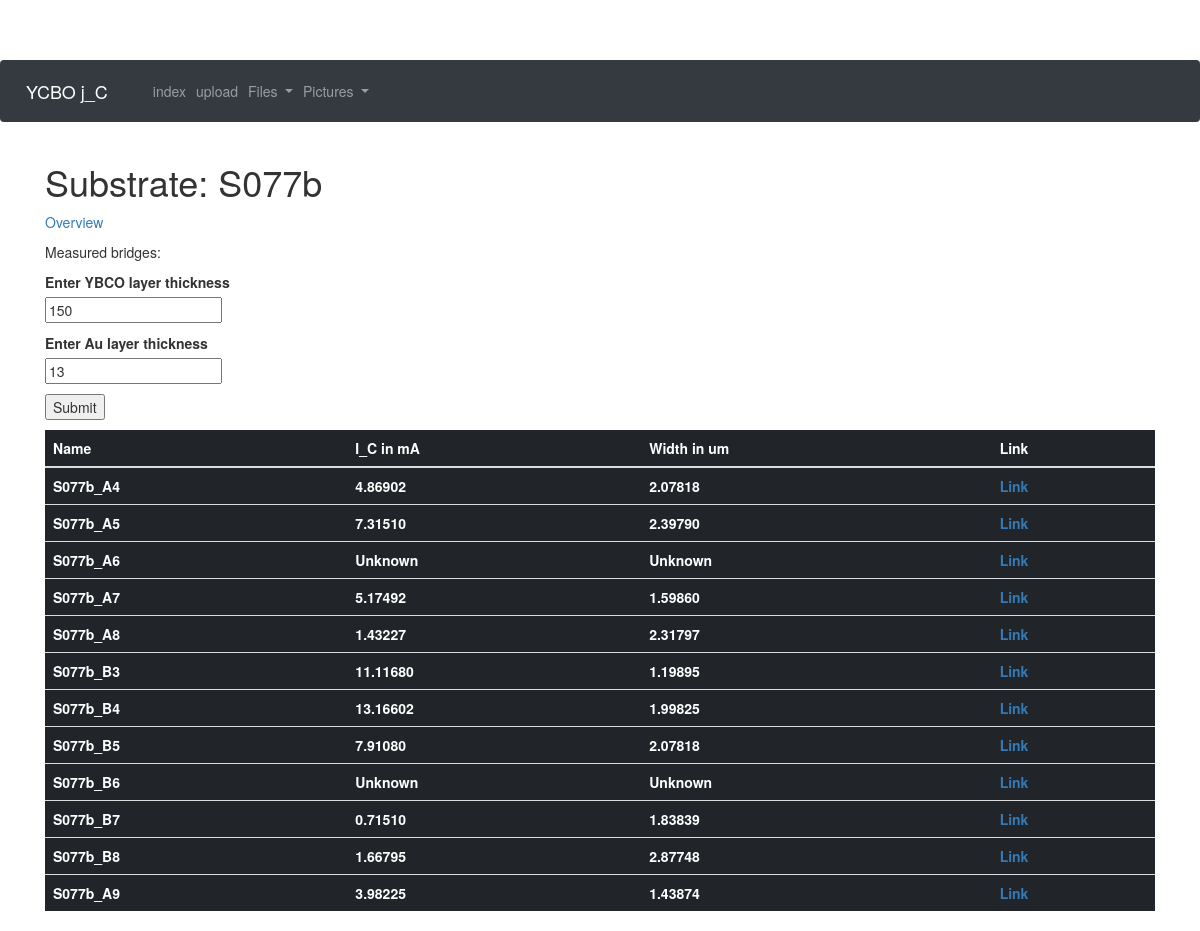
/substrate/S077b, run on the app's committed database.
### app/models.py (models this page shows, shortened)
class Substrate(db.Model):
    id = db.Column(db.Integer, primary_key = True)
    substratename = db.Column(db.String(32))
    Au_layer = db.Column(db.Integer)
    YBCO_layer = db.Column(db.Integer)
    bridges = db.relationship("Bridge", backref = "substrate", lazy="dynamic")

class Bridge(db.Model):
    id = db.Column(db.Integer, primary_key = True)
    substrate_id = db.Column(db.Integer, db.ForeignKey("substrate.id"))
    bridgename = db.Column(db.String(32))
    j_C = db.Column(db.Float)
    res = db.Column(db.Float)
    bridgewitdh = db.Column(db.Float)
    documents = db.relationship("Document", backref = "bridge", lazy = "dynamic")
    pictures = db.relationship("Picture", backref = "bridge", lazy = "dynamic")

### app/routes.py (the view)
@app.route("/substrate/<substratename>", methods=["POST","GET"])
def substrate(substratename):
    substrate = Substrate.query.filter_by(substratename=substratename).first_or_404()
    form = SubstrateEditForm()
    form.YBCO_layer.default = substrate.YBCO_layer
    form.Au_layer.default = substrate.Au_layer
    if request.method =="POST":
        if form.submit_layer.data:
            substrate.YBCO_layer = form.YBCO_layer.data
            substrate.Au_layer = form.Au_layer.data
            db.session.add(substrate)
            db.session.commit()
    return render_template("substrate.html", substrate = substrate, form = form)

### app/forms.py
class SubstrateEditForm(FlaskForm):
    YBCO_layer = StringField("Enter YBCO layer thickness")
    Au_layer = StringField("Enter Au layer thickness")
    submit_layer = SubmitField("Submit")

### app/templates/substrate.html (shortened to what this page needs)
{% extends "base.html" %}
{% block content %}
<h1>Substrate: {{substrate.substratename}}</h1>
<p><a href="{{url_for('index')}}">Overview</a></p>
<p>Measured bridges:<p>
<form action="" method="post">
  <p>
    {{ form.YBCO_layer.label }}<br>
    {{ form.YBCO_layer(value=form.YBCO_layer.default) }}
  </p>
  <p>
    {{ form.Au_layer.label }}<br>
    {{ form.Au_layer(value=form.Au_layer.default) }}
  </p>
  <p>{{ form.submit_layer() }}</p>
</form>
<table class="table table-dark">
  <thead>
    <tr>
      <th scope="col">Name</th>
      <th scope="col">I_C in mA</th>
      <th scope="col">Width in um</th>
      <th scope="col">Link</th>
    </tr>
  </thead>
  <tbody>
    {% for bridge in substrate.bridges.all() %}
    <tr>
      <th scope="row">{{ bridge.bridgename }}</th>
      <th>{% if bridge.j_C %}{{ "%.5f"%bridge.j_C }}{% else %}Unknown{% endif %}</th>
      <th>{% if bridge.bridgewitdh %}{{ "%.5f"%bridge.bridgewitdh }}{% else %}Unknown{% endif %}</th>
      <th><a href="{{url_for('bridge', bridgename = bridge.bridgename) }}">Link</a></th>
    </tr>
    {% endfor %}
  </tbody>
</table>
{% endblock %}

### app/templates/base.html (style rules this page uses)
body { padding-top: 60px; }

### data on the page
Substrate: substratename "S077b"
Bridge: bridgename "S077b_A4", j_C "4.86902", bridgewitdh "2.07818"
Bridge: bridgename "S077b_A5", j_C "7.31510", bridgewitdh "2.39790"
Bridge: bridgename "S077b_A6", shows "Unknown"
Bridge: bridgename "S077b_A7", j_C "5.17492", bridgewitdh "1.59860"
Bridge: bridgename "S077b_A8", j_C "1.43227", bridgewitdh "2.31797"
Bridge: bridgename "S077b_B3", j_C "11.11680", bridgewitdh "1.19895"
Bridge: bridgename "S077b_B4", j_C "13.16602", bridgewitdh "1.99825"
Bridge: bridgename "S077b_B5", j_C "7.91080", bridgewitdh "2.07818"
Bridge: bridgename "S077b_B6", shows "Unknown"
Bridge: bridgename "S077b_B7", j_C "0.71510", bridgewitdh "1.83839"
Bridge: bridgename "S077b_B8", j_C "1.66795", bridgewitdh "2.87748"
Bridge: bridgename "S077b_A9", j_C "3.98225", bridgewitdh "1.43874"
